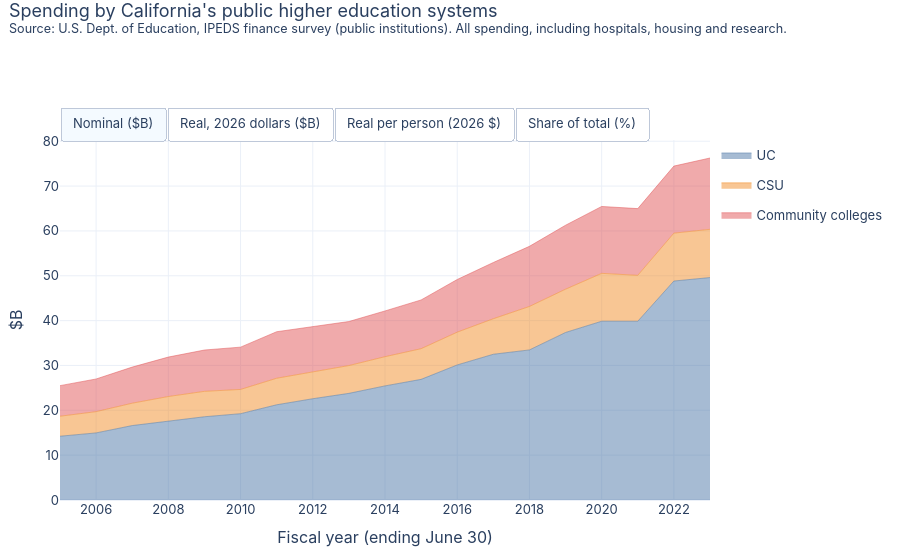

The notebook cell saved with this chart:
### Markdown cell above
# Higher Education: UC, CSU and Community Colleges
California's public higher education has three systems: the **University of California** (10 campuses plus UC College of the Law, SF, and UC Health's hospitals and clinics), the **California State University** (23 campuses) and the **California Community Colleges** (about 115 colleges in 72 districts). This page covers their finances: what they spend, what it is spent on, and who pays. The source is the U.S. Department of Education's IPEDS finance survey, filed by every public institution (`scripts/fetch_ipeds.py`). Fiscal year is the year the fiscal year ends (2022-23 is 2023).

**Read this first**
- **Scope:** each system's *whole* budget, not just state tax dollars. That means tuition, federal research grants, hospital revenue, housing and dining, gifts and local property taxes as well as state money. The state-money part is on the **revenue** charts ("State appropriations"). UC's hospitals and clinics are about a third of its spending, which is why UC dwarfs the other two.
- **Years:** FY2004-2023 for UC and CSU, FY2005-2023 for community colleges (only 77 of about 110 colleges filed in the survey's 2004 format, so that year is left out). The survey lags by a couple of years; FY2024 is not yet published.
- **Spending by function breaks twice.** Through FY2009 depreciation and interest are their own lines, which is why a "Depreciation, interest and other" band appears; from FY2010 they are spread across the functions. Plant operation and maintenance is its own line through FY2015 and is spread across the functions after. Dotted lines mark the breaks (FY2010 and FY2016).
- **'Other' grows after FY2016.** The filings' catch-all 'other expenses' line is near zero through FY2016 and then reaches 10 to 17% of spending in each system by 2023, so function shares after FY2016 are partly unexplained. It probably holds pension and retiree-health expense that institutions did not assign to a function, but the filings do not say.
- **Benefits include accounting entries.** Reported employee benefits include pension and retiree-health expense as calculated under accounting rules (GASB 68 and 75), which can swing a lot from year to year without any cash changing hands. Read benefit trends over several years.
- **Students:** full-time-equivalent (FTE) students come from IPEDS' 12-month instructional-activity survey and count credit instruction only, so they understate community college students (non-credit courses are not counted) and are a rough denominator. Per-student figures are for trends within a system, not for comparing systems.
- **Community colleges are not in the state-government pages or the local ones.** They are funded by a mix of state money and local property taxes, shown here as separate revenue sources. K-12 districts are on the school pages.

### Code cell
import pandas as pd
import plotly.graph_objects as go
import plotly.io as pio
from ca_taxes.io import PROCESSED
from ca_taxes.deflate import add_views, base_fy, LAST_ACTUAL_FY
from ca_taxes.style import stacked_area_toggle, line_toggle, base_layout, PALETTE, SOURCE_NOTE
pio.renderers.default = "plotly_mimetype"
ex = pd.read_csv(PROCESSED / "highered_expenses.csv")
nat = pd.read_csv(PROCESSED / "highered_natural.csv")
rev = pd.read_csv(PROCESSED / "highered_revenue.csv")
fte = pd.read_csv(PROCESSED / "highered_fte.csv")
from ca_taxes.highered import SYSTEMS, FUNCTION_ORDER, CORE, REVENUE_ORDER
HE = "Source: U.S. Dept. of Education, IPEDS finance survey (public institutions)"
BRK = {2009.5: "FY2010 change", 2015.5: "FY2016 change"}
ALL = lambda d: d[d.fy >= 2005]  # community colleges start in FY2005, so combined charts start there
tot = ex.groupby(["fy", "system"], as_index=False).amount_k.sum()
stacked_area_toggle(add_views(ALL(tot)), "system", "Spending by California's public higher education systems", HE + ". All spending, including hospitals, housing and research.", order=SYSTEMS).show()

### Figure 1 — Plotly figure (JSON) as saved in the notebook; plotly's stock layout.template omitted (floating-point values rounded to 4 significant figures)
{"data": [{"hovertemplate": "%{y:,.1f}", "legendgroup": "UC", "line": {"color": "#4e79a7", "width": 0.5}, "mode": "lines", "name": "UC", "showlegend": true, "stackgroup": "one", "type": "scatter", "visible": true, "x": [2005, 2006, 2007, 2008, 2009, 2010, 2011, 2012, 2013, 2014, 2015, 2016, 2017, 2018, 2019, 2020, 2021, 2022, 2023], "y": [14.22, 14.96, 16.6, 17.6, 18.56, 19.24, 21.23, 22.58, 23.78, 25.44, 26.9, 30.12, 32.5, 33.46, 37.36, 39.86, 39.86, 48.83, 49.6]}, {"hovertemplate": "%{y:,.1f}", "legendgroup": "CSU", "line": {"color": "#f28e2b", "width": 0.5}, "mode": "lines", "name": "CSU", "showlegend": true, "stackgroup": "one", "type": "scatter", "visible": true, "x": [2005, 2006, 2007, 2008, 2009, 2010, 2011, 2012, 2013, 2014, 2015, 2016, 2017, 2018, 2019, 2020, 2021, 2022, 2023], "y": [4.456, 4.744, 4.991, 5.47, 5.669, 5.41, 5.918, 6.056, 6.202, 6.514, 6.838, 7.308, 7.926, 9.694, 9.653, 10.68, 10.24, 10.68, 10.76]}, {"hovertemplate": "%{y:,.1f}", "legendgroup": "Community colleges", "line": {"color": "#e15759", "width": 0.5}, "mode": "lines", "name": "Community colleges", "showlegend": true, "stackgroup": "one", "type": "scatter", "visible": true, "x": [2005, 2006, 2007, 2008, 2009, 2010, 2011, 2012, 2013, 2014, 2015, 2016, 2017, 2018, 2019, 2020, 2021, 2022, 2023], "y": [6.826, 7.287, 8.053, 8.796, 9.211, 9.432, 10.37, 10.07, 9.817, 10.2, 10.87, 11.75, 12.54, 13.41, 14.26, 14.91, 14.88, 14.96, 15.9]}, {"hovertemplate": "%{y:,.1f}", "legendgroup": "UC", "line": {"color": "#4e79a7", "width": 0.5}, "mode": "lines", "name": "UC", "showlegend": false, "stackgroup": "one", "type": "scatter", "visible": false, "x": [2005, 2006, 2007, 2008, 2009, 2010, 2011, 2012, 2013, 2014, 2015, 2016, 2017, 2018, 2019, 2020, 2021, 2022, 2023], "y": [24.31, 24.63, 26.64, 27.25, 28.34, 29.09, 31.47, 32.52, 33.67, 35.47, 37.24, 41.42, 43.88, 44.19, 48.33, 50.76, 49.63, 56.72, 54.23]}, {"hovertemplate": "%{y:,.1f}", "legendgroup": "CSU", "line": {"color": "#f28e2b", "width": 0.5}, "mode": "lines", "name": "CSU", "showlegend": false, "stackgroup": "one", "type": "scatter", "visible": false, "x": [2005, 2006, 2007, 2008, 2009, 2010, 2011, 2012, 2013, 2014, 2015, 2016, 2017, 2018, 2019, 2020, 2021, 2022, 2023], "y": [7.616, 7.813, 8.011, 8.466, 8.653, 8.177, 8.771, 8.72, 8.782, 9.082, 9.467, 10.05, 10.7, 12.8, 12.49, 13.6, 12.75, 12.4, 11.77]}, {"hovertemplate": "%{y:,.1f}", "legendgroup": "Community colleges", "line": {"color": "#e15759", "width": 0.5}, "mode": "lines", "name": "Community colleges", "showlegend": false, "stackgroup": "one", "type": "scatter", "visible": false, "x": [2005, 2006, 2007, 2008, 2009, 2010, 2011, 2012, 2013, 2014, 2015, 2016, 2017, 2018, 2019, 2020, 2021, 2022, 2023], "y": [11.67, 12.0, 12.93, 13.61, 14.06, 14.26, 15.38, 14.49, 13.9, 14.22, 15.05, 16.16, 16.93, 17.71, 18.45, 18.99, 18.52, 17.38, 17.38]}, {"hovertemplate": "%{y:,.0f}", "legendgroup": "UC", "line": {"color": "#4e79a7", "width": 0.5}, "mode": "lines", "name": "UC", "showlegend": false, "stackgroup": "one", "type": "scatter", "visible": false, "x": [2005, 2006, 2007, 2008, 2009, 2010, 2011, 2012, 2013, 2014, 2015, 2016, 2017, 2018, 2019, 2020, 2021, 2022, 2023], "y": [680.8, 685.7, 737.3, 748.0, 770.4, 783.2, 839.6, 860.4, 883.8, 923.3, 961.1, 1061.0, 1118.0, 1122.0, 1225.0, 1286.0, 1261.0, 1449.0, 1385.0]}, {"hovertemplate": "%{y:,.0f}", "legendgroup": "CSU", "line": {"color": "#f28e2b", "width": 0.5}, "mode": "lines", "name": "CSU", "showlegend": false, "stackgroup": "one", "type": "scatter", "visible": false, "x": [2005, 2006, 2007, 2008, 2009, 2010, 2011, 2012, 2013, 2014, 2015, 2016, 2017, 2018, 2019, 2020, 2021, 2022, 2023], "y": [213.3, 217.5, 221.7, 232.4, 235.2, 220.2, 234.0, 230.8, 230.5, 236.4, 244.3, 257.5, 272.7, 325.0, 316.7, 344.5, 324.1, 316.9, 300.5]}, {"hovertemplate": "%{y:,.0f}", "legendgroup": "Community colleges", "line": {"color": "#e15759", "width": 0.5}, "mode": "lines", "name": "Community colleges", "showlegend": false, "stackgroup": "one", "type": "scatter", "visible": false, "x": [2005, 2006, 2007, 2008, 2009, 2010, 2011, 2012, 2013, 2014, 2015, 2016, 2017, 2018, 2019, 2020, 2021, 2022, 2023], "y": [326.8, 334.1, 357.7, 373.8, 382.2, 383.9, 410.2, 383.5, 364.9, 370.2, 388.5, 414.0, 431.4, 449.5, 467.9, 481.1, 470.8, 444.0, 444.0]}, {"hovertemplate": "%{y:.1f}", "legendgroup": "UC", "line": {"color": "#4e79a7", "width": 0.5}, "mode": "lines", "name": "UC", "showlegend": false, "stackgroup": "one", "type": "scatter", "visible": false, "x": [2005, 2006, 2007, 2008, 2009, 2010, 2011, 2012, 2013, 2014, 2015, 2016, 2017, 2018, 2019, 2020, 2021, 2022, 2023], "y": [55.76, 55.42, 55.99, 55.24, 55.51, 56.46, 56.58, 58.35, 59.75, 60.35, 60.3, 61.25, 61.36, 59.16, 60.97, 60.9, 61.34, 65.58, 65.04]}, {"hovertemplate": "%{y:.1f}", "legendgroup": "CSU", "line": {"color": "#f28e2b", "width": 0.5}, "mode": "lines", "name": "CSU", "showlegend": false, "stackgroup": "one", "type": "scatter", "visible": false, "x": [2005, 2006, 2007, 2008, 2009, 2010, 2011, 2012, 2013, 2014, 2015, 2016, 2017, 2018, 2019, 2020, 2021, 2022, 2023], "y": [17.47, 17.58, 16.84, 17.16, 16.95, 15.87, 15.77, 15.65, 15.58, 15.45, 15.33, 14.86, 14.97, 17.14, 15.75, 16.32, 15.76, 14.34, 14.11]}, {"hovertemplate": "%{y:.1f}", "legendgroup": "Community colleges", "line": {"color": "#e15759", "width": 0.5}, "mode": "lines", "name": "Community colleges", "showlegend": false, "stackgroup": "one", "type": "scatter", "visible": false, "x": [2005, 2006, 2007, 2008, 2009, 2010, 2011, 2012, 2013, 2014, 2015, 2016, 2017, 2018, 2019, 2020, 2021, 2022, 2023], "y": [26.77, 27.0, 27.17, 27.6, 27.54, 27.67, 27.65, 26.01, 24.67, 24.2, 24.37, 23.89, 23.68, 23.7, 23.28, 22.79, 22.89, 20.09, 20.85]}], "layout": {"font": {"family": "-apple-system, Segoe UI, sans-serif", "size": 13}, "height": 560, "hovermode": "x unified", "legend": {"orientation": "v", "x": 1.01}, "margin": {"b": 60, "l": 60, "r": 20, "t": 140}, "title": {"text": "Spending by California's public higher education systems<br><sup>Source: U.S. Dept. of Education, IPEDS finance survey (public institutions). All spending, including hospitals, housing and research.</sup>", "x": 0.01, "y": 0.97, "yanchor": "top"}, "updatemenus": [{"buttons": [{"args": [{"showlegend": [true, true, true, false, false, false, false, false, false, false, false, false], "visible": [true, true, true, false, false, false, false, false, false, false, false, false]}, {"yaxis.title.text": "$B"}], "label": "Nominal ($B)", "method": "update"}, {"args": [{"showlegend": [false, false, false, true, true, true, false, false, false, false, false, false], "visible": [false, false, false, true, true, true, false, false, false, false, false, false]}, {"yaxis.title.text": "$B"}], "label": "Real, 2026 dollars ($B)", "method": "update"}, {"args": [{"showlegend": [false, false, false, false, false, false, true, true, true, false, false, false], "visible": [false, false, false, false, false, false, true, true, true, false, false, false]}, {"yaxis.title.text": "$ per person"}], "label": "Real per person (2026 $)", "method": "update"}, {"args": [{"showlegend": [false, false, false, false, false, false, false, false, false, true, true, true], "visible": [false, false, false, false, false, false, false, false, false, true, true, true]}, {"yaxis.title.text": "%"}], "label": "Share of total (%)", "method": "update"}], "direction": "right", "showactive": true, "type": "buttons", "x": 0, "xanchor": "left", "y": 1.0, "yanchor": "bottom"}], "xaxis": {"title": {"text": "Fiscal year (ending June 30)"}}, "yaxis": {"title": {"text": "$B"}}}}
